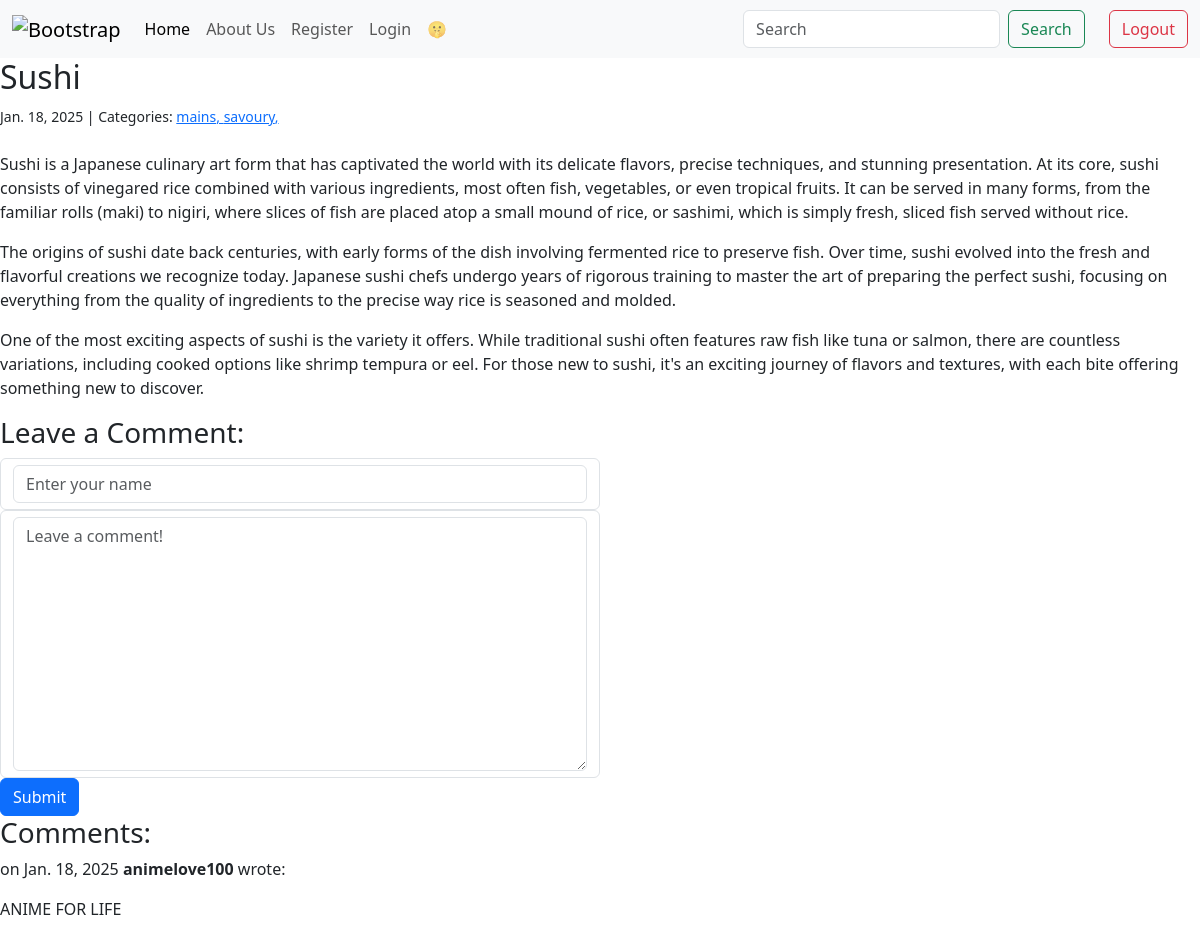
Screenshot of /post/7/ with the database file from the repository.
### blogapp/models.py (models this page shows, shortened)
class Post(models.Model):
    title = models.CharField(max_length=255)
    body = models.TextField(default='nada')
    created_on = models.DateTimeField(auto_now_add=True)
    last_modified = models.DateTimeField(auto_now=True)
    categories = models.ManyToManyField("Category", related_name="posts")
    image = models.ImageField(upload_to='post_images/', blank=True, null=True)

class Category(models.Model):
    name = models.CharField(max_length=30)
    class Meta:
        verbose_name_plural = 'Categories'

class Comment(models.Model):
    author = models.CharField(max_length=20)
    body = models.TextField()
    created_on = models.DateTimeField(auto_now_add=True)
    post = models.ForeignKey("Post", on_delete=models.CASCADE)

### blogapp/views.py (the view, shortened to what this page needs)
# urls.py: path("post/<int:pk>/", views.blog_detail, name="blog_detail"),
def blog_detail(request, pk):
    post = Post.objects.get(pk=pk)
    form = CommentForm()
    comments = Comment.objects.filter(post=post)
    context = {
        "post": post,
        "comments": comments,
        "form": CommentForm(),
    }
    return render(request, "blogapp/detail.html", context)

### blogapp/forms.py
class CommentForm(forms.Form):
    author = forms.CharField(
        max_length=35,
        widget = forms.TextInput(
            attrs={"class": "form-control", "placeholder": "Enter your name"}
        ),
    )
    body = forms.CharField(
        widget=forms.Textarea(
            attrs={'class':'form-control', "placeholder":"Leave a comment!"}
        ),
    )

### blogapp/templates/blogapp/detail.html (shortened to what this page needs)
{% extends "blogapp/index.html" %}
    {% block page_title %}
     <h2> {{post.title }} </h2>
    {% endblock page_title %}
    {% block page_content %}
        <small>
            {{ post.created_on.date}} | Categories:
            {% for category in post.categories.all %}
                <a href="{% url 'blog_category' category.name %}">
                    {{ category.name }},
                </a>
            {% endfor %}
        </small>
        <p class="mb-4"> {{ post.body | linebreaks }}</p>
        <h3> Leave a Comment:</h3>
        <form method="post">
            <div class='form-control w-50'>
                {{form.author}}
            </div>
            <div class='form-control w-50'>
                {{form.body}}
            </div>
            <button type="submit" class="btn btn-primary">Submit</button>
        </form>
        <h3>Comments: </h3>
        {% for comment in comments %}
        <p>
            on {{comment.created_on.date}} <b> {{comment.author}}</b> wrote:
        </p>
        <p>
            {{comment.body | linebreaks}}
        </p>
        {% endfor %}
    {% endblock page_content %}

### rows the page displays
Post: title "Sushi", created_on "Jan. 18, 2025", body "Sushi is a Japanese culinary art form that has captivated the world with its delicate flavors, precise techniques, and stunning presentation. At its core, sushi consists of vinegared rice combined with various ingredients, most often fish, vegetables, or even tropical fruits. It can be served in many forms, from the familiar rolls (maki) to nigiri, where slices of fish are placed atop a small mound of rice, or sashimi, which is simply fresh, sliced fish served without rice. The origins of sushi date back centuries, with early forms of the dish involving fermented rice to preserve fish. Over time, sushi evolved into the fresh and flavorful creations we recognize today. Japanese sushi chefs…"
Category: name "mains"
Category: name "savoury"
Comment: created_on "Jan. 18, 2025", author "animelove100", body "ANIME FOR LIFE"
